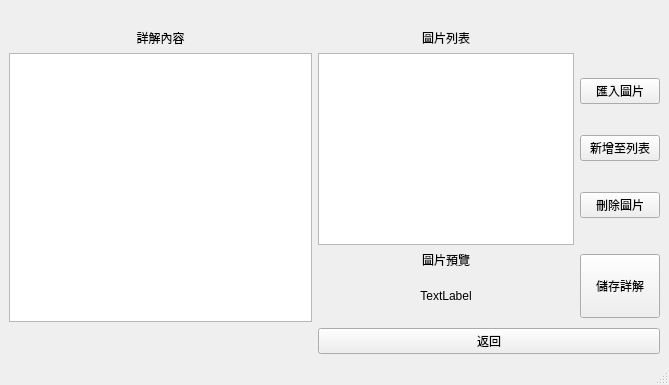
<?xml version="1.0" encoding="UTF-8"?>
<ui version="4.0">
 <class>MainWindow</class>
 <widget class="QMainWindow" name="MainWindow">
  <property name="geometry">
   <rect>
    <x>0</x>
    <y>0</y>
    <width>669</width>
    <height>385</height>
   </rect>
  </property>
  <property name="windowTitle">
   <string>MainWindow</string>
  </property>
  <widget class="QWidget" name="centralwidget">
   <layout class="QHBoxLayout" name="horizontalLayout">
    <item>
     <layout class="QGridLayout" name="gridLayout">
      <property name="sizeConstraint">
       <enum>QLayout::SetDefaultConstraint</enum>
      </property>
      <item row="1" column="2">
       <layout class="QVBoxLayout" name="verticalLayout">
        <item>
         <widget class="QLabel" name="label_solution_title">
          <property name="text">
           <string>詳解內容</string>
          </property>
          <property name="alignment">
           <set>Qt::AlignCenter</set>
          </property>
         </widget>
        </item>
        <item>
         <widget class="QPlainTextEdit" name="textEdit_solution">
          <property name="minimumSize">
           <size>
            <width>300</width>
            <height>0</height>
           </size>
          </property>
         </widget>
        </item>
       </layout>
      </item>
      <item row="0" column="2">
       <spacer name="horizontalSpacer">
        <property name="orientation">
         <enum>Qt::Horizontal</enum>
        </property>
        <property name="sizeHint" stdset="0">
         <size>
          <width>40</width>
          <height>20</height>
         </size>
        </property>
       </spacer>
      </item>
      <item row="3" column="3">
       <widget class="QPushButton" name="button_back_page">
        <property name="text">
         <string>返回</string>
        </property>
       </widget>
      </item>
      <item row="1" column="3">
       <layout class="QGridLayout" name="gridLayout_2">
        <item row="3" column="0">
         <widget class="QLabel" name="label_preview_image">
          <property name="enabled">
           <bool>true</bool>
          </property>
          <property name="sizePolicy">
           <sizepolicy hsizetype="Expanding" vsizetype="Expanding">
            <horstretch>0</horstretch>
            <verstretch>0</verstretch>
           </sizepolicy>
          </property>
          <property name="minimumSize">
           <size>
            <width>0</width>
            <height>0</height>
           </size>
          </property>
          <property name="maximumSize">
           <size>
            <width>16777215</width>
            <height>16777215</height>
           </size>
          </property>
          <property name="text">
           <string>TextLabel</string>
          </property>
          <property name="alignment">
           <set>Qt::AlignCenter</set>
          </property>
         </widget>
        </item>
        <item row="0" column="0">
         <widget class="QLabel" name="label_image_list">
          <property name="text">
           <string>圖片列表</string>
          </property>
          <property name="alignment">
           <set>Qt::AlignCenter</set>
          </property>
         </widget>
        </item>
        <item row="1" column="0">
         <widget class="QListWidget" name="list_widget_image">
          <property name="sizePolicy">
           <sizepolicy hsizetype="Expanding" vsizetype="Fixed">
            <horstretch>0</horstretch>
            <verstretch>0</verstretch>
           </sizepolicy>
          </property>
         </widget>
        </item>
        <item row="2" column="0">
         <widget class="QLabel" name="label_image_preview_title">
          <property name="text">
           <string>圖片預覽</string>
          </property>
          <property name="alignment">
           <set>Qt::AlignCenter</set>
          </property>
         </widget>
        </item>
        <item row="1" column="1">
         <layout class="QVBoxLayout" name="verticalLayout_3">
          <item>
           <widget class="QPushButton" name="button_add_image">
            <property name="text">
             <string>匯入圖片</string>
            </property>
           </widget>
          </item>
          <item>
           <widget class="QPushButton" name="button_add_list">
            <property name="text">
             <string>新增至列表</string>
            </property>
           </widget>
          </item>
          <item>
           <widget class="QPushButton" name="button_delete_image">
            <property name="text">
             <string>刪除圖片</string>
            </property>
           </widget>
          </item>
         </layout>
        </item>
        <item row="2" column="1" rowspan="3">
         <widget class="QPushButton" name="button_store">
          <property name="minimumSize">
           <size>
            <width>0</width>
            <height>64</height>
           </size>
          </property>
          <property name="text">
           <string>儲存詳解</string>
          </property>
         </widget>
        </item>
       </layout>
      </item>
     </layout>
    </item>
   </layout>
  </widget>
  <widget class="QStatusBar" name="statusbar"/>
 </widget>
 <resources/>
 <connections/>
</ui>
